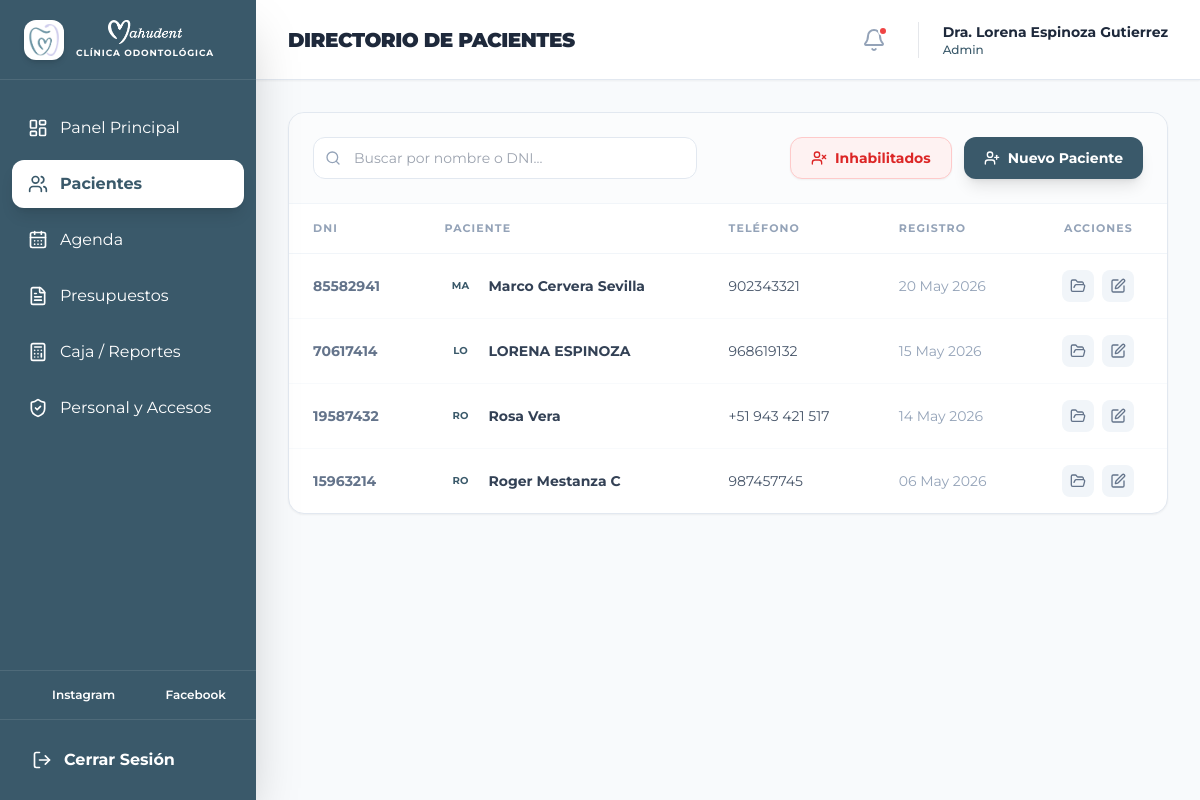
The app's page /pacientes.php (signed in) with its own data.
### tables this page shows
CREATE TABLE `pacientes` (
  `id` int(11) NOT NULL AUTO_INCREMENT,
  `dni` varchar(20) NOT NULL,
  `nombre` varchar(100) NOT NULL,
  `fecha_nacimiento` date DEFAULT NULL,
  `lugar_nacimiento` varchar(100) DEFAULT NULL,
  `sexo` varchar(15) DEFAULT NULL,
  `telefono` varchar(20) DEFAULT NULL,
  `email` varchar(100) DEFAULT NULL,
  `direccion` varchar(255) DEFAULT NULL,
  `procedencia` varchar(100) DEFAULT NULL,
  `contacto_emergencia` varchar(150) DEFAULT NULL,
  `telefono_emergencia` varchar(20) DEFAULT NULL,
  `ocupacion` varchar(100) DEFAULT NULL,
  `alergias` text,
  `enfermedades_cronicas` text,
  `padece_enfermedad` tinyint(1) DEFAULT NULL,
  `consume_medicamentos` tinyint(1) DEFAULT NULL,
  `medicamentos_detalle` varchar(255) DEFAULT NULL,
  `alergia_medicamentos` tinyint(1) DEFAULT NULL,
  `alergia_medicamentos_detalle` varchar(255) DEFAULT NULL,
  `antecedentes_familiares` tinyint(1) DEFAULT NULL,
  `antecedentes_familiares_detalle` varchar(255) DEFAULT NULL,
  `alergia_anestesia` tinyint(1) DEFAULT NULL,
  `embarazada` tinyint(1) DEFAULT NULL,
  `sangran_encias` tinyint(1) DEFAULT NULL,
  `ultima_visita_dentista` date DEFAULT NULL,
  `ultima_visita_motivo` varchar(255) DEFAULT NULL,
  `frecuencia_cepillado` varchar(50) DEFAULT NULL,
  `usa_cepillo` tinyint(1) DEFAULT '1',
  `usa_pasta_dental` tinyint(1) DEFAULT '1',
  `usa_hilo_dental` tinyint(1) DEFAULT '0',
  `usa_enjuague` tinyint(1) DEFAULT '0',
  `fecha_registro` timestamp NOT NULL DEFAULT CURRENT_TIMESTAMP,
  `estado_activo` tinyint(1) DEFAULT '1',
  PRIMARY KEY (`id`),
  UNIQUE KEY `dni` (`dni`)
);

### controllers/PacienteController.php (called while the page is built, shortened)
<?php
require_once 'config/conexion.php';
require_once 'models/Paciente.php';
class PacienteController {
    private $pacienteModel;
    public function __construct() {
        global $conn;
        $this->pacienteModel = new Paciente($conn);
    }
    public function index() {
        return $this->pacienteModel->getAll();
    }
}
?>

### models/Paciente.php (called while the page is built, shortened)
<?php
class Paciente {
    private $conn;
    public function __construct($db) {
        $this->conn = $db;
    }
    public function getAll() {
        $sql = "SELECT * FROM pacientes WHERE estado_activo = 1 ORDER BY fecha_registro DESC";
        return $this->conn->query($sql);
    }
}
?>

### pacientes.php (the view, shortened to what this page needs)
<?php
require_once 'controllers/PacienteController.php';
$controller = new PacienteController();
$ver_inhabilitados = isset($_GET['inhabilitados']) && $_GET['inhabilitados'] == '1' && $_SESSION['usuario_rol'] === 'Admin';
if ($ver_inhabilitados) {
    $resultado_pacientes = $controller->inhabilitados();
} else {
    $resultado_pacientes = $controller->index();
}
?>
<!DOCTYPE html>
<html lang="es">
<head>
    <script src="https://cdn.tailwindcss.com"></script>
</head>
<body class="flex h-screen overflow-hidden">
    <?php include 'includes/sidebar.php'; ?>
    <main class="flex-1 flex flex-col min-w-0 overflow-hidden relative">
        <?php $page_title = 'Directorio de Pacientes'; include 'includes/header.php'; ?>
        <div class="flex-1 overflow-y-auto p-4 md:p-8 relative">
            <div class="bg-white rounded-2xl shadow-sm border border-slate-200 overflow-hidden">
                <div class="p-6 border-b border-slate-100 flex flex-col md:flex-row justify-between items-start md:items-center gap-4 bg-slate-50/50">
                    <div class="relative w-full md:w-96">
                        <i data-lucide="search" class="absolute left-3 top-1/2 -translate-y-1/2 w-4 h-4 text-slate-400"></i>
                        <input type="text" id="searchPaciente" placeholder="Buscar por nombre o DNI..." class="w-full pl-10 pr-4 py-2.5 rounded-xl border border-slate-200 text-sm focus:outline-none focus:ring-2 focus:ring-teal-200 focus:border-teal-500">
                    </div>
                    <div class="flex flex-col md:flex-row gap-3 w-full md:w-auto">
                        <?php if (isset($_SESSION['usuario_rol']) && $_SESSION['usuario_rol'] === 'Admin'): ?>
                            <?php if ($ver_inhabilitados): ?>
                                <a href="pacientes.php" class="w-full md:w-auto px-5 py-2.5 bg-slate-100 text-slate-700 rounded-xl text-sm font-bold shadow-sm hover:bg-teal-200 transition flex items-center justify-center gap-2">
                                    <i data-lucide="users" class="w-4 h-4"></i> Ver Activos
                                </a>
                            <?php else: ?>
                                <a href="pacientes.php?inhabilitados=1" class="w-full md:w-auto px-5 py-2.5 bg-red-50 text-red-600 border border-red-200 rounded-xl text-sm font-bold shadow-sm hover:bg-red-100 transition flex items-center justify-center gap-2">
                                    <i data-lucide="user-x" class="w-4 h-4"></i> Inhabilitados
                                </a>
                            <?php endif; ?>
                        <?php endif; ?>
                        <button onclick="abrirModal()" class="w-full md:w-auto px-5 py-2.5 bg-brand text-white rounded-xl text-sm font-bold shadow-lg hover:bg-teal-800 transition flex items-center justify-center gap-2">
                            <i data-lucide="user-plus" class="w-4 h-4"></i> Nuevo Paciente
                        </button>
                    </div>
                </div>
                <div class="overflow-x-auto">
                    <table class="w-full text-left border-collapse">
                        <thead>
                            <tr class="text-[11px] font-black text-slate-400 uppercase tracking-widest border-b border-slate-100">
                                <th class="px-6 py-4">DNI</th>
                                <th class="px-6 py-4">Paciente</th>
                                <th class="px-6 py-4">Teléfono</th>
                                <th class="px-6 py-4">Registro</th>
                                <th class="px-6 py-4 text-center">Acciones</th>
                            </tr>
                        </thead>
                        <tbody id="tablaPacientesBody" class="divide-y divide-slate-50">
                            <?php if($resultado_pacientes->num_rows > 0): ?>
                                <?php while($paciente = $resultado_pacientes->fetch_assoc()): ?>
                                <tr class="hover:bg-slate-50/80 transition-colors group cursor-pointer" onclick="location.href='paciente_detalle.php?id=<?php echo $paciente['id']; ?>'">
                                    <td class="px-6 py-4 text-sm font-bold text-slate-500"><?php echo htmlspecialchars($paciente['dni']); ?></td>
                                    <td class="px-6 py-4">
                                        <div class="flex items-center gap-3">
                                            <div class="w-8 h-8 rounded-full bg-brand-light flex items-center justify-center text-[10px] font-bold text-brand uppercase">
                                                <?php echo substr($paciente['nombre'], 0, 2); ?>
                                            </div>
                                            <span class="text-sm font-bold text-slate-700"><?php echo htmlspecialchars($paciente['nombre']); ?></span>
                                        </div>
                                    </td>
                                    <td class="px-6 py-4 text-sm text-slate-600"><?php echo htmlspecialchars($paciente['telefono']); ?></td>
                                    <td class="px-6 py-4 text-sm text-slate-400">
                                        <?php echo date("d M Y", strtotime($paciente['fecha_registro'])); ?>
                                    </td>
                                    <td class="px-6 py-4">
                                        <div class="flex justify-center gap-2">
                                            <?php if ($ver_inhabilitados): ?>
                                                <form method="POST" action="pacientes.php" class="inline" onsubmit="event.stopPropagation(); return confirm('¿Seguro que deseas restaurar a este paciente? Volverá a estar activo en el sistema.');">
                                                    <input type="hidden" name="accion" value="restaurar_paciente">
                                                    <input type="hidden" name="paciente_id" value="<?php echo $paciente['id']; ?>">
                                                    <button type="submit" onclick="event.stopPropagation()" class="p-2 bg-slate-100 hover:bg-emerald-600 hover:text-white rounded-lg text-slate-500 transition tooltip" title="Restaurar Paciente">
                                                        <i data-lucide="refresh-cw" class="w-4 h-4"></i>
                                                    </button>
                                                </form>
                                            <?php else: ?>
                                                <a href="paciente_detalle.php?id=<?php echo $paciente['id']; ?>" class="p-2 bg-slate-100 hover:bg-brand hover:text-white rounded-lg text-slate-500 transition tooltip" title="Ver Historia" onclick="event.stopPropagation()">
                                                    <i data-lucide="folder-open" class="w-4 h-4"></i>
                                                </a>
                                                <button onclick='event.stopPropagation(); abrirModalEdicion(this)'
                                                    data-paciente="<?php echo htmlspecialchars(json_encode($paciente, JSON_UNESCAPED_UNICODE | JSON_INVALID_UTF8_SUBSTITUTE), ENT_QUOTES, "UTF-8"); ?>"
                                                    class="p-2 bg-slate-100 hover:bg-blue-600 hover:text-white rounded-lg text-slate-500 transition tooltip" title="Editar Paciente">
                                                    <i data-lucide="edit" class="w-4 h-4"></i>
                                                </button>
                                            <?php endif; ?>
                                        </div>
                                    </td>
                                </tr>
                                <?php endwhile; ?>
                            <?php endif; ?>
                        </tbody>
                    </table>
                </div>
            </div>
        </div>
    </main>
</body>
</html>

### pacientes.php (style rules this page uses)
:root { --brand-primary: #3a596a; --brand-secondary: #ede8f7; --brand-accent: #937ec2; }
body { font-family: 'Montserrat', sans-serif; background-color: #f8fafc; }
.bg-brand { background-color: var(--brand-primary); }
.text-brand { color: var(--brand-primary); }

### records on screen
pacientes: dni "85582941", nombre "MA", nombre "Marco Cervera Sevilla", telefono "902343321", fecha_registro "20 May 2026"
pacientes: dni "70617414", nombre "LO", nombre "LORENA ESPINOZA", telefono "968619132", fecha_registro "15 May 2026"
pacientes: dni "19587432", nombre "RO", nombre "Rosa Vera", telefono "+51 943 421 517", fecha_registro "14 May 2026"
pacientes: dni "15963214", nombre "RO", nombre "Roger Mestanza C", telefono "987457745", fecha_registro "06 May 2026"

### other values on screen
$page_title "DIRECTORIO DE PACIENTES"
$_SESSION['usuario_nombre'] "Dra. Lorena Espinoza Gutierrez"
$_SESSION['usuario_rol'] "Admin"
